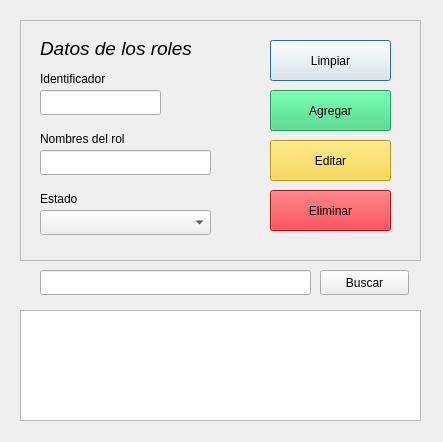
<?xml version="1.0" encoding="UTF-8"?>
<ui version="4.0">
 <class>Dialog</class>
 <widget class="QDialog" name="Dialog">
  <property name="geometry">
   <rect>
    <x>0</x>
    <y>0</y>
    <width>443</width>
    <height>442</height>
   </rect>
  </property>
  <property name="windowTitle">
   <string>Dialog</string>
  </property>
  <property name="autoFillBackground">
   <bool>false</bool>
  </property>
  <widget class="QFrame" name="frame">
   <property name="geometry">
    <rect>
     <x>20</x>
     <y>20</y>
     <width>401</width>
     <height>241</height>
    </rect>
   </property>
   <property name="frameShape">
    <enum>QFrame::StyledPanel</enum>
   </property>
   <property name="frameShadow">
    <enum>QFrame::Raised</enum>
   </property>
   <widget class="QPushButton" name="btn_limpiar">
    <property name="geometry">
     <rect>
      <x>250</x>
      <y>20</y>
      <width>121</width>
      <height>41</height>
     </rect>
    </property>
    <property name="text">
     <string>Limpiar</string>
    </property>
   </widget>
   <widget class="QPushButton" name="btn_agregar">
    <property name="geometry">
     <rect>
      <x>250</x>
      <y>70</y>
      <width>121</width>
      <height>41</height>
     </rect>
    </property>
    <property name="palette">
     <palette>
      <active>
       <colorrole role="WindowText">
        <brush brushstyle="SolidPattern">
         <color alpha="255">
          <red>255</red>
          <green>255</green>
          <blue>255</blue>
         </color>
        </brush>
       </colorrole>
       <colorrole role="Button">
        <brush brushstyle="SolidPattern">
         <color alpha="255">
          <red>51</red>
          <green>209</green>
          <blue>122</blue>
         </color>
        </brush>
       </colorrole>
       <colorrole role="Light">
        <brush brushstyle="SolidPattern">
         <color alpha="255">
          <red>121</red>
          <green>255</green>
          <blue>181</blue>
         </color>
        </brush>
       </colorrole>
       <colorrole role="Midlight">
        <brush brushstyle="SolidPattern">
         <color alpha="255">
          <red>86</red>
          <green>232</green>
          <blue>151</blue>
         </color>
        </brush>
       </colorrole>
       <colorrole role="Dark">
        <brush brushstyle="SolidPattern">
         <color alpha="255">
          <red>25</red>
          <green>104</green>
          <blue>61</blue>
         </color>
        </brush>
       </colorrole>
       <colorrole role="Mid">
        <brush brushstyle="SolidPattern">
         <color alpha="255">
          <red>34</red>
          <green>139</green>
          <blue>81</blue>
         </color>
        </brush>
       </colorrole>
       <colorrole role="Text">
        <brush brushstyle="SolidPattern">
         <color alpha="255">
          <red>0</red>
          <green>0</green>
          <blue>0</blue>
         </color>
        </brush>
       </colorrole>
       <colorrole role="BrightText">
        <brush brushstyle="SolidPattern">
         <color alpha="255">
          <red>255</red>
          <green>255</green>
          <blue>255</blue>
         </color>
        </brush>
       </colorrole>
       <colorrole role="ButtonText">
        <brush brushstyle="SolidPattern">
         <color alpha="255">
          <red>0</red>
          <green>0</green>
          <blue>0</blue>
         </color>
        </brush>
       </colorrole>
       <colorrole role="Base">
        <brush brushstyle="SolidPattern">
         <color alpha="255">
          <red>255</red>
          <green>255</green>
          <blue>255</blue>
         </color>
        </brush>
       </colorrole>
       <colorrole role="Window">
        <brush brushstyle="SolidPattern">
         <color alpha="255">
          <red>51</red>
          <green>209</green>
          <blue>122</blue>
         </color>
        </brush>
       </colorrole>
       <colorrole role="Shadow">
        <brush brushstyle="SolidPattern">
         <color alpha="255">
          <red>0</red>
          <green>0</green>
          <blue>0</blue>
         </color>
        </brush>
       </colorrole>
       <colorrole role="AlternateBase">
        <brush brushstyle="SolidPattern">
         <color alpha="255">
          <red>153</red>
          <green>232</green>
          <blue>188</blue>
         </color>
        </brush>
       </colorrole>
       <colorrole role="ToolTipBase">
        <brush brushstyle="SolidPattern">
         <color alpha="255">
          <red>255</red>
          <green>255</green>
          <blue>220</blue>
         </color>
        </brush>
       </colorrole>
       <colorrole role="ToolTipText">
        <brush brushstyle="SolidPattern">
         <color alpha="255">
          <red>0</red>
          <green>0</green>
          <blue>0</blue>
         </color>
        </brush>
       </colorrole>
       <colorrole role="PlaceholderText">
        <brush brushstyle="SolidPattern">
         <color alpha="128">
          <red>0</red>
          <green>0</green>
          <blue>0</blue>
         </color>
        </brush>
       </colorrole>
      </active>
      <inactive>
       <colorrole role="WindowText">
        <brush brushstyle="SolidPattern">
         <color alpha="255">
          <red>255</red>
          <green>255</green>
          <blue>255</blue>
         </color>
        </brush>
       </colorrole>
       <colorrole role="Button">
        <brush brushstyle="SolidPattern">
         <color alpha="255">
          <red>51</red>
          <green>209</green>
          <blue>122</blue>
         </color>
        </brush>
       </colorrole>
       <colorrole role="Light">
        <brush brushstyle="SolidPattern">
         <color alpha="255">
          <red>121</red>
          <green>255</green>
          <blue>181</blue>
         </color>
        </brush>
       </colorrole>
       <colorrole role="Midlight">
        <brush brushstyle="SolidPattern">
         <color alpha="255">
          <red>86</red>
          <green>232</green>
          <blue>151</blue>
         </color>
        </brush>
       </colorrole>
       <colorrole role="Dark">
        <brush brushstyle="SolidPattern">
         <color alpha="255">
          <red>25</red>
          <green>104</green>
          <blue>61</blue>
         </color>
        </brush>
       </colorrole>
       <colorrole role="Mid">
        <brush brushstyle="SolidPattern">
         <color alpha="255">
          <red>34</red>
          <green>139</green>
          <blue>81</blue>
         </color>
        </brush>
       </colorrole>
       <colorrole role="Text">
        <brush brushstyle="SolidPattern">
         <color alpha="255">
          <red>0</red>
          <green>0</green>
          <blue>0</blue>
         </color>
        </brush>
       </colorrole>
       <colorrole role="BrightText">
        <brush brushstyle="SolidPattern">
         <color alpha="255">
          <red>255</red>
          <green>255</green>
          <blue>255</blue>
         </color>
        </brush>
       </colorrole>
       <colorrole role="ButtonText">
        <brush brushstyle="SolidPattern">
         <color alpha="255">
          <red>0</red>
          <green>0</green>
          <blue>0</blue>
         </color>
        </brush>
       </colorrole>
       <colorrole role="Base">
        <brush brushstyle="SolidPattern">
         <color alpha="255">
          <red>255</red>
          <green>255</green>
          <blue>255</blue>
         </color>
        </brush>
       </colorrole>
       <colorrole role="Window">
        <brush brushstyle="SolidPattern">
         <color alpha="255">
          <red>51</red>
          <green>209</green>
          <blue>122</blue>
         </color>
        </brush>
       </colorrole>
       <colorrole role="Shadow">
        <brush brushstyle="SolidPattern">
         <color alpha="255">
          <red>0</red>
          <green>0</green>
          <blue>0</blue>
         </color>
        </brush>
       </colorrole>
       <colorrole role="AlternateBase">
        <brush brushstyle="SolidPattern">
         <color alpha="255">
          <red>153</red>
          <green>232</green>
          <blue>188</blue>
         </color>
        </brush>
       </colorrole>
       <colorrole role="ToolTipBase">
        <brush brushstyle="SolidPattern">
         <color alpha="255">
          <red>255</red>
          <green>255</green>
          <blue>220</blue>
         </color>
        </brush>
       </colorrole>
       <colorrole role="ToolTipText">
        <brush brushstyle="SolidPattern">
         <color alpha="255">
          <red>0</red>
          <green>0</green>
          <blue>0</blue>
         </color>
        </brush>
       </colorrole>
       <colorrole role="PlaceholderText">
        <brush brushstyle="SolidPattern">
         <color alpha="128">
          <red>0</red>
          <green>0</green>
          <blue>0</blue>
         </color>
        </brush>
       </colorrole>
      </inactive>
      <disabled>
       <colorrole role="WindowText">
        <brush brushstyle="SolidPattern">
         <color alpha="255">
          <red>25</red>
          <green>104</green>
          <blue>61</blue>
         </color>
        </brush>
       </colorrole>
       <colorrole role="Button">
        <brush brushstyle="SolidPattern">
         <color alpha="255">
          <red>51</red>
          <green>209</green>
          <blue>122</blue>
         </color>
        </brush>
       </colorrole>
       <colorrole role="Light">
        <brush brushstyle="SolidPattern">
         <color alpha="255">
          <red>121</red>
          <green>255</green>
          <blue>181</blue>
         </color>
        </brush>
       </colorrole>
       <colorrole role="Midlight">
        <brush brushstyle="SolidPattern">
         <color alpha="255">
          <red>86</red>
          <green>232</green>
          <blue>151</blue>
         </color>
        </brush>
       </colorrole>
       <colorrole role="Dark">
        <brush brushstyle="SolidPattern">
         <color alpha="255">
          <red>25</red>
          <green>104</green>
          <blue>61</blue>
         </color>
        </brush>
       </colorrole>
       <colorrole role="Mid">
        <brush brushstyle="SolidPattern">
         <color alpha="255">
          <red>34</red>
          <green>139</green>
          <blue>81</blue>
         </color>
        </brush>
       </colorrole>
       <colorrole role="Text">
        <brush brushstyle="SolidPattern">
         <color alpha="255">
          <red>25</red>
          <green>104</green>
          <blue>61</blue>
         </color>
        </brush>
       </colorrole>
       <colorrole role="BrightText">
        <brush brushstyle="SolidPattern">
         <color alpha="255">
          <red>255</red>
          <green>255</green>
          <blue>255</blue>
         </color>
        </brush>
       </colorrole>
       <colorrole role="ButtonText">
        <brush brushstyle="SolidPattern">
         <color alpha="255">
          <red>25</red>
          <green>104</green>
          <blue>61</blue>
         </color>
        </brush>
       </colorrole>
       <colorrole role="Base">
        <brush brushstyle="SolidPattern">
         <color alpha="255">
          <red>51</red>
          <green>209</green>
          <blue>122</blue>
         </color>
        </brush>
       </colorrole>
       <colorrole role="Window">
        <brush brushstyle="SolidPattern">
         <color alpha="255">
          <red>51</red>
          <green>209</green>
          <blue>122</blue>
         </color>
        </brush>
       </colorrole>
       <colorrole role="Shadow">
        <brush brushstyle="SolidPattern">
         <color alpha="255">
          <red>0</red>
          <green>0</green>
          <blue>0</blue>
         </color>
        </brush>
       </colorrole>
       <colorrole role="AlternateBase">
        <brush brushstyle="SolidPattern">
         <color alpha="255">
          <red>51</red>
          <green>209</green>
          <blue>122</blue>
         </color>
        </brush>
       </colorrole>
       <colorrole role="ToolTipBase">
        <brush brushstyle="SolidPattern">
         <color alpha="255">
          <red>255</red>
          <green>255</green>
          <blue>220</blue>
         </color>
        </brush>
       </colorrole>
       <colorrole role="ToolTipText">
        <brush brushstyle="SolidPattern">
         <color alpha="255">
          <red>0</red>
          <green>0</green>
          <blue>0</blue>
         </color>
        </brush>
       </colorrole>
       <colorrole role="PlaceholderText">
        <brush brushstyle="SolidPattern">
         <color alpha="128">
          <red>0</red>
          <green>0</green>
          <blue>0</blue>
         </color>
        </brush>
       </colorrole>
      </disabled>
     </palette>
    </property>
    <property name="autoFillBackground">
     <bool>false</bool>
    </property>
    <property name="text">
     <string>Agregar</string>
    </property>
   </widget>
   <widget class="QPushButton" name="btn_editar">
    <property name="geometry">
     <rect>
      <x>250</x>
      <y>120</y>
      <width>121</width>
      <height>41</height>
     </rect>
    </property>
    <property name="palette">
     <palette>
      <active>
       <colorrole role="WindowText">
        <brush brushstyle="SolidPattern">
         <color alpha="255">
          <red>0</red>
          <green>0</green>
          <blue>0</blue>
         </color>
        </brush>
       </colorrole>
       <colorrole role="Button">
        <brush brushstyle="SolidPattern">
         <color alpha="255">
          <red>246</red>
          <green>211</green>
          <blue>45</blue>
         </color>
        </brush>
       </colorrole>
       <colorrole role="Light">
        <brush brushstyle="SolidPattern">
         <color alpha="255">
          <red>255</red>
          <green>239</green>
          <blue>161</blue>
         </color>
        </brush>
       </colorrole>
       <colorrole role="Midlight">
        <brush brushstyle="SolidPattern">
         <color alpha="255">
          <red>250</red>
          <green>225</green>
          <blue>103</blue>
         </color>
        </brush>
       </colorrole>
       <colorrole role="Dark">
        <brush brushstyle="SolidPattern">
         <color alpha="255">
          <red>123</red>
          <green>105</green>
          <blue>22</blue>
         </color>
        </brush>
       </colorrole>
       <colorrole role="Mid">
        <brush brushstyle="SolidPattern">
         <color alpha="255">
          <red>164</red>
          <green>141</green>
          <blue>30</blue>
         </color>
        </brush>
       </colorrole>
       <colorrole role="Text">
        <brush brushstyle="SolidPattern">
         <color alpha="255">
          <red>0</red>
          <green>0</green>
          <blue>0</blue>
         </color>
        </brush>
       </colorrole>
       <colorrole role="BrightText">
        <brush brushstyle="SolidPattern">
         <color alpha="255">
          <red>255</red>
          <green>255</green>
          <blue>255</blue>
         </color>
        </brush>
       </colorrole>
       <colorrole role="ButtonText">
        <brush brushstyle="SolidPattern">
         <color alpha="255">
          <red>0</red>
          <green>0</green>
          <blue>0</blue>
         </color>
        </brush>
       </colorrole>
       <colorrole role="Base">
        <brush brushstyle="SolidPattern">
         <color alpha="255">
          <red>255</red>
          <green>255</green>
          <blue>255</blue>
         </color>
        </brush>
       </colorrole>
       <colorrole role="Window">
        <brush brushstyle="SolidPattern">
         <color alpha="255">
          <red>246</red>
          <green>211</green>
          <blue>45</blue>
         </color>
        </brush>
       </colorrole>
       <colorrole role="Shadow">
        <brush brushstyle="SolidPattern">
         <color alpha="255">
          <red>0</red>
          <green>0</green>
          <blue>0</blue>
         </color>
        </brush>
       </colorrole>
       <colorrole role="AlternateBase">
        <brush brushstyle="SolidPattern">
         <color alpha="255">
          <red>250</red>
          <green>233</green>
          <blue>150</blue>
         </color>
        </brush>
       </colorrole>
       <colorrole role="ToolTipBase">
        <brush brushstyle="SolidPattern">
         <color alpha="255">
          <red>255</red>
          <green>255</green>
          <blue>220</blue>
         </color>
        </brush>
       </colorrole>
       <colorrole role="ToolTipText">
        <brush brushstyle="SolidPattern">
         <color alpha="255">
          <red>0</red>
          <green>0</green>
          <blue>0</blue>
         </color>
        </brush>
       </colorrole>
       <colorrole role="PlaceholderText">
        <brush brushstyle="SolidPattern">
         <color alpha="128">
          <red>0</red>
          <green>0</green>
          <blue>0</blue>
         </color>
        </brush>
       </colorrole>
      </active>
      <inactive>
       <colorrole role="WindowText">
        <brush brushstyle="SolidPattern">
         <color alpha="255">
          <red>0</red>
          <green>0</green>
          <blue>0</blue>
         </color>
        </brush>
       </colorrole>
       <colorrole role="Button">
        <brush brushstyle="SolidPattern">
         <color alpha="255">
          <red>246</red>
          <green>211</green>
          <blue>45</blue>
         </color>
        </brush>
       </colorrole>
       <colorrole role="Light">
        <brush brushstyle="SolidPattern">
         <color alpha="255">
          <red>255</red>
          <green>239</green>
          <blue>161</blue>
         </color>
        </brush>
       </colorrole>
       <colorrole role="Midlight">
        <brush brushstyle="SolidPattern">
         <color alpha="255">
          <red>250</red>
          <green>225</green>
          <blue>103</blue>
         </color>
        </brush>
       </colorrole>
       <colorrole role="Dark">
        <brush brushstyle="SolidPattern">
         <color alpha="255">
          <red>123</red>
          <green>105</green>
          <blue>22</blue>
         </color>
        </brush>
       </colorrole>
       <colorrole role="Mid">
        <brush brushstyle="SolidPattern">
         <color alpha="255">
          <red>164</red>
          <green>141</green>
          <blue>30</blue>
         </color>
        </brush>
       </colorrole>
       <colorrole role="Text">
        <brush brushstyle="SolidPattern">
         <color alpha="255">
          <red>0</red>
          <green>0</green>
          <blue>0</blue>
         </color>
        </brush>
       </colorrole>
       <colorrole role="BrightText">
        <brush brushstyle="SolidPattern">
         <color alpha="255">
          <red>255</red>
          <green>255</green>
          <blue>255</blue>
         </color>
        </brush>
       </colorrole>
       <colorrole role="ButtonText">
        <brush brushstyle="SolidPattern">
         <color alpha="255">
          <red>0</red>
          <green>0</green>
          <blue>0</blue>
         </color>
        </brush>
       </colorrole>
       <colorrole role="Base">
        <brush brushstyle="SolidPattern">
         <color alpha="255">
          <red>255</red>
          <green>255</green>
          <blue>255</blue>
         </color>
        </brush>
       </colorrole>
       <colorrole role="Window">
        <brush brushstyle="SolidPattern">
         <color alpha="255">
          <red>246</red>
          <green>211</green>
          <blue>45</blue>
         </color>
        </brush>
       </colorrole>
       <colorrole role="Shadow">
        <brush brushstyle="SolidPattern">
         <color alpha="255">
          <red>0</red>
          <green>0</green>
          <blue>0</blue>
         </color>
        </brush>
       </colorrole>
       <colorrole role="AlternateBase">
        <brush brushstyle="SolidPattern">
         <color alpha="255">
          <red>250</red>
          <green>233</green>
          <blue>150</blue>
         </color>
        </brush>
       </colorrole>
       <colorrole role="ToolTipBase">
        <brush brushstyle="SolidPattern">
         <color alpha="255">
          <red>255</red>
          <green>255</green>
          <blue>220</blue>
         </color>
        </brush>
       </colorrole>
       <colorrole role="ToolTipText">
        <brush brushstyle="SolidPattern">
         <color alpha="255">
          <red>0</red>
          <green>0</green>
          <blue>0</blue>
         </color>
        </brush>
       </colorrole>
       <colorrole role="PlaceholderText">
        <brush brushstyle="SolidPattern">
         <color alpha="128">
          <red>0</red>
          <green>0</green>
          <blue>0</blue>
         </color>
        </brush>
       </colorrole>
      </inactive>
      <disabled>
       <colorrole role="WindowText">
        <brush brushstyle="SolidPattern">
         <color alpha="255">
          <red>123</red>
          <green>105</green>
          <blue>22</blue>
         </color>
        </brush>
       </colorrole>
       <colorrole role="Button">
        <brush brushstyle="SolidPattern">
         <color alpha="255">
          <red>246</red>
          <green>211</green>
          <blue>45</blue>
         </color>
        </brush>
       </colorrole>
       <colorrole role="Light">
        <brush brushstyle="SolidPattern">
         <color alpha="255">
          <red>255</red>
          <green>239</green>
          <blue>161</blue>
         </color>
        </brush>
       </colorrole>
       <colorrole role="Midlight">
        <brush brushstyle="SolidPattern">
         <color alpha="255">
          <red>250</red>
          <green>225</green>
          <blue>103</blue>
         </color>
        </brush>
       </colorrole>
       <colorrole role="Dark">
        <brush brushstyle="SolidPattern">
         <color alpha="255">
          <red>123</red>
          <green>105</green>
          <blue>22</blue>
         </color>
        </brush>
       </colorrole>
       <colorrole role="Mid">
        <brush brushstyle="SolidPattern">
         <color alpha="255">
          <red>164</red>
          <green>141</green>
          <blue>30</blue>
         </color>
        </brush>
       </colorrole>
       <colorrole role="Text">
        <brush brushstyle="SolidPattern">
         <color alpha="255">
          <red>123</red>
          <green>105</green>
          <blue>22</blue>
         </color>
        </brush>
       </colorrole>
       <colorrole role="BrightText">
        <brush brushstyle="SolidPattern">
         <color alpha="255">
          <red>255</red>
          <green>255</green>
          <blue>255</blue>
         </color>
        </brush>
       </colorrole>
       <colorrole role="ButtonText">
        <brush brushstyle="SolidPattern">
         <color alpha="255">
          <red>123</red>
          <green>105</green>
          <blue>22</blue>
         </color>
        </brush>
       </colorrole>
       <colorrole role="Base">
        <brush brushstyle="SolidPattern">
         <color alpha="255">
          <red>246</red>
          <green>211</green>
          <blue>45</blue>
         </color>
        </brush>
       </colorrole>
       <colorrole role="Window">
        <brush brushstyle="SolidPattern">
         <color alpha="255">
          <red>246</red>
          <green>211</green>
          <blue>45</blue>
         </color>
        </brush>
       </colorrole>
       <colorrole role="Shadow">
        <brush brushstyle="SolidPattern">
         <color alpha="255">
          <red>0</red>
          <green>0</green>
          <blue>0</blue>
         </color>
        </brush>
       </colorrole>
       <colorrole role="AlternateBase">
        <brush brushstyle="SolidPattern">
         <color alpha="255">
          <red>246</red>
          <green>211</green>
          <blue>45</blue>
         </color>
        </brush>
       </colorrole>
       <colorrole role="ToolTipBase">
        <brush brushstyle="SolidPattern">
         <color alpha="255">
          <red>255</red>
          <green>255</green>
          <blue>220</blue>
         </color>
        </brush>
       </colorrole>
       <colorrole role="ToolTipText">
        <brush brushstyle="SolidPattern">
         <color alpha="255">
          <red>0</red>
          <green>0</green>
          <blue>0</blue>
         </color>
        </brush>
       </colorrole>
       <colorrole role="PlaceholderText">
        <brush brushstyle="SolidPattern">
         <color alpha="128">
          <red>0</red>
          <green>0</green>
          <blue>0</blue>
         </color>
        </brush>
       </colorrole>
      </disabled>
     </palette>
    </property>
    <property name="text">
     <string>Editar</string>
    </property>
   </widget>
   <widget class="QPushButton" name="btn_eliminar">
    <property name="geometry">
     <rect>
      <x>250</x>
      <y>170</y>
      <width>121</width>
      <height>41</height>
     </rect>
    </property>
    <property name="palette">
     <palette>
      <active>
       <colorrole role="WindowText">
        <brush brushstyle="SolidPattern">
         <color alpha="255">
          <red>0</red>
          <green>0</green>
          <blue>0</blue>
         </color>
        </brush>
       </colorrole>
       <colorrole role="Button">
        <brush brushstyle="SolidPattern">
         <color alpha="255">
          <red>224</red>
          <green>27</green>
          <blue>36</blue>
         </color>
        </brush>
       </colorrole>
       <colorrole role="Light">
        <brush brushstyle="SolidPattern">
         <color alpha="255">
          <red>255</red>
          <green>112</green>
          <blue>118</blue>
         </color>
        </brush>
       </colorrole>
       <colorrole role="Midlight">
        <brush brushstyle="SolidPattern">
         <color alpha="255">
          <red>239</red>
          <green>69</green>
          <blue>77</blue>
         </color>
        </brush>
       </colorrole>
       <colorrole role="Dark">
        <brush brushstyle="SolidPattern">
         <color alpha="255">
          <red>112</red>
          <green>13</green>
          <blue>18</blue>
         </color>
        </brush>
       </colorrole>
       <colorrole role="Mid">
        <brush brushstyle="SolidPattern">
         <color alpha="255">
          <red>149</red>
          <green>18</green>
          <blue>24</blue>
         </color>
        </brush>
       </colorrole>
       <colorrole role="Text">
        <brush brushstyle="SolidPattern">
         <color alpha="255">
          <red>0</red>
          <green>0</green>
          <blue>0</blue>
         </color>
        </brush>
       </colorrole>
       <colorrole role="BrightText">
        <brush brushstyle="SolidPattern">
         <color alpha="255">
          <red>255</red>
          <green>255</green>
          <blue>255</blue>
         </color>
        </brush>
       </colorrole>
       <colorrole role="ButtonText">
        <brush brushstyle="SolidPattern">
         <color alpha="255">
          <red>0</red>
          <green>0</green>
          <blue>0</blue>
         </color>
        </brush>
       </colorrole>
       <colorrole role="Base">
        <brush brushstyle="SolidPattern">
         <color alpha="255">
          <red>255</red>
          <green>255</green>
          <blue>255</blue>
         </color>
        </brush>
       </colorrole>
       <colorrole role="Window">
        <brush brushstyle="SolidPattern">
         <color alpha="255">
          <red>224</red>
          <green>27</green>
          <blue>36</blue>
         </color>
        </brush>
       </colorrole>
       <colorrole role="Shadow">
        <brush brushstyle="SolidPattern">
         <color alpha="255">
          <red>0</red>
          <green>0</green>
          <blue>0</blue>
         </color>
        </brush>
       </colorrole>
       <colorrole role="AlternateBase">
        <brush brushstyle="SolidPattern">
         <color alpha="255">
          <red>239</red>
          <green>141</green>
          <blue>145</blue>
         </color>
        </brush>
       </colorrole>
       <colorrole role="ToolTipBase">
        <brush brushstyle="SolidPattern">
         <color alpha="255">
          <red>255</red>
          <green>255</green>
          <blue>220</blue>
         </color>
        </brush>
       </colorrole>
       <colorrole role="ToolTipText">
        <brush brushstyle="SolidPattern">
         <color alpha="255">
          <red>0</red>
          <green>0</green>
          <blue>0</blue>
         </color>
        </brush>
       </colorrole>
       <colorrole role="PlaceholderText">
        <brush brushstyle="SolidPattern">
         <color alpha="128">
          <red>0</red>
          <green>0</green>
          <blue>0</blue>
         </color>
        </brush>
       </colorrole>
      </active>
      <inactive>
       <colorrole role="WindowText">
        <brush brushstyle="SolidPattern">
         <color alpha="255">
          <red>0</red>
          <green>0</green>
          <blue>0</blue>
         </color>
        </brush>
       </colorrole>
       <colorrole role="Button">
        <brush brushstyle="SolidPattern">
         <color alpha="255">
          <red>224</red>
          <green>27</green>
          <blue>36</blue>
         </color>
        </brush>
       </colorrole>
       <colorrole role="Light">
        <brush brushstyle="SolidPattern">
         <color alpha="255">
          <red>255</red>
          <green>112</green>
          <blue>118</blue>
         </color>
        </brush>
       </colorrole>
       <colorrole role="Midlight">
        <brush brushstyle="SolidPattern">
         <color alpha="255">
          <red>239</red>
          <green>69</green>
          <blue>77</blue>
         </color>
        </brush>
       </colorrole>
       <colorrole role="Dark">
        <brush brushstyle="SolidPattern">
         <color alpha="255">
          <red>112</red>
          <green>13</green>
          <blue>18</blue>
         </color>
        </brush>
       </colorrole>
       <colorrole role="Mid">
        <brush brushstyle="SolidPattern">
         <color alpha="255">
          <red>149</red>
          <green>18</green>
          <blue>24</blue>
         </color>
        </brush>
       </colorrole>
       <colorrole role="Text">
        <brush brushstyle="SolidPattern">
         <color alpha="255">
          <red>0</red>
          <green>0</green>
          <blue>0</blue>
         </color>
        </brush>
       </colorrole>
       <colorrole role="BrightText">
        <brush brushstyle="SolidPattern">
         <color alpha="255">
          <red>255</red>
          <green>255</green>
          <blue>255</blue>
         </color>
        </brush>
       </colorrole>
       <colorrole role="ButtonText">
        <brush brushstyle="SolidPattern">
         <color alpha="255">
          <red>0</red>
          <green>0</green>
          <blue>0</blue>
         </color>
        </brush>
       </colorrole>
       <colorrole role="Base">
        <brush brushstyle="SolidPattern">
         <color alpha="255">
          <red>255</red>
          <green>255</green>
          <blue>255</blue>
         </color>
        </brush>
       </colorrole>
       <colorrole role="Window">
        <brush brushstyle="SolidPattern">
         <color alpha="255">
          <red>224</red>
          <green>27</green>
          <blue>36</blue>
         </color>
        </brush>
       </colorrole>
       <colorrole role="Shadow">
        <brush brushstyle="SolidPattern">
         <color alpha="255">
          <red>0</red>
          <green>0</green>
          <blue>0</blue>
         </color>
        </brush>
       </colorrole>
       <colorrole role="AlternateBase">
        <brush brushstyle="SolidPattern">
         <color alpha="255">
          <red>239</red>
          <green>141</green>
          <blue>145</blue>
         </color>
        </brush>
       </colorrole>
       <colorrole role="ToolTipBase">
        <brush brushstyle="SolidPattern">
         <color alpha="255">
          <red>255</red>
          <green>255</green>
          <blue>220</blue>
         </color>
        </brush>
       </colorrole>
       <colorrole role="ToolTipText">
        <brush brushstyle="SolidPattern">
         <color alpha="255">
          <red>0</red>
          <green>0</green>
          <blue>0</blue>
         </color>
        </brush>
       </colorrole>
       <colorrole role="PlaceholderText">
        <brush brushstyle="SolidPattern">
         <color alpha="128">
          <red>0</red>
          <green>0</green>
          <blue>0</blue>
         </color>
        </brush>
       </colorrole>
      </inactive>
      <disabled>
       <colorrole role="WindowText">
        <brush brushstyle="SolidPattern">
         <color alpha="255">
          <red>112</red>
          <green>13</green>
          <blue>18</blue>
         </color>
        </brush>
       </colorrole>
       <colorrole role="Button">
        <brush brushstyle="SolidPattern">
         <color alpha="255">
          <red>224</red>
          <green>27</green>
          <blue>36</blue>
         </color>
        </brush>
       </colorrole>
       <colorrole role="Light">
        <brush brushstyle="SolidPattern">
         <color alpha="255">
          <red>255</red>
          <green>112</green>
          <blue>118</blue>
         </color>
        </brush>
       </colorrole>
       <colorrole role="Midlight">
        <brush brushstyle="SolidPattern">
         <color alpha="255">
          <red>239</red>
          <green>69</green>
          <blue>77</blue>
         </color>
        </brush>
       </colorrole>
       <colorrole role="Dark">
        <brush brushstyle="SolidPattern">
         <color alpha="255">
          <red>112</red>
          <green>13</green>
          <blue>18</blue>
         </color>
        </brush>
       </colorrole>
       <colorrole role="Mid">
        <brush brushstyle="SolidPattern">
         <color alpha="255">
          <red>149</red>
          <green>18</green>
          <blue>24</blue>
         </color>
        </brush>
       </colorrole>
       <colorrole role="Text">
        <brush brushstyle="SolidPattern">
         <color alpha="255">
          <red>112</red>
          <green>13</green>
          <blue>18</blue>
         </color>
        </brush>
       </colorrole>
       <colorrole role="BrightText">
        <brush brushstyle="SolidPattern">
         <color alpha="255">
          <red>255</red>
          <green>255</green>
          <blue>255</blue>
         </color>
        </brush>
       </colorrole>
       <colorrole role="ButtonText">
        <brush brushstyle="SolidPattern">
         <color alpha="255">
          <red>112</red>
          <green>13</green>
          <blue>18</blue>
         </color>
        </brush>
       </colorrole>
       <colorrole role="Base">
        <brush brushstyle="SolidPattern">
         <color alpha="255">
          <red>224</red>
          <green>27</green>
          <blue>36</blue>
         </color>
        </brush>
       </colorrole>
       <colorrole role="Window">
        <brush brushstyle="SolidPattern">
         <color alpha="255">
          <red>224</red>
          <green>27</green>
          <blue>36</blue>
         </color>
        </brush>
       </colorrole>
       <colorrole role="Shadow">
        <brush brushstyle="SolidPattern">
         <color alpha="255">
          <red>0</red>
          <green>0</green>
          <blue>0</blue>
         </color>
        </brush>
       </colorrole>
       <colorrole role="AlternateBase">
        <brush brushstyle="SolidPattern">
         <color alpha="255">
          <red>224</red>
          <green>27</green>
          <blue>36</blue>
         </color>
        </brush>
       </colorrole>
       <colorrole role="ToolTipBase">
        <brush brushstyle="SolidPattern">
         <color alpha="255">
          <red>255</red>
          <green>255</green>
          <blue>220</blue>
         </color>
        </brush>
       </colorrole>
       <colorrole role="ToolTipText">
        <brush brushstyle="SolidPattern">
         <color alpha="255">
          <red>0</red>
          <green>0</green>
          <blue>0</blue>
         </color>
        </brush>
       </colorrole>
       <colorrole role="PlaceholderText">
        <brush brushstyle="SolidPattern">
         <color alpha="128">
          <red>0</red>
          <green>0</green>
          <blue>0</blue>
         </color>
        </brush>
       </colorrole>
      </disabled>
     </palette>
    </property>
    <property name="text">
     <string>Eliminar</string>
    </property>
   </widget>
   <widget class="QLabel" name="lbl_titulo">
    <property name="geometry">
     <rect>
      <x>20</x>
      <y>20</y>
      <width>151</width>
      <height>17</height>
     </rect>
    </property>
    <property name="font">
     <font>
      <pointsize>14</pointsize>
      <italic>true</italic>
     </font>
    </property>
    <property name="text">
     <string>Datos de los roles</string>
    </property>
   </widget>
   <widget class="QLabel" name="lbl_identificador">
    <property name="geometry">
     <rect>
      <x>20</x>
      <y>50</y>
      <width>91</width>
      <height>17</height>
     </rect>
    </property>
    <property name="text">
     <string>Identificador</string>
    </property>
   </widget>
   <widget class="QLineEdit" name="le_identificador">
    <property name="geometry">
     <rect>
      <x>20</x>
      <y>70</y>
      <width>121</width>
      <height>25</height>
     </rect>
    </property>
   </widget>
   <widget class="QLabel" name="lbl_nombreRol">
    <property name="geometry">
     <rect>
      <x>20</x>
      <y>110</y>
      <width>111</width>
      <height>17</height>
     </rect>
    </property>
    <property name="text">
     <string>Nombres del rol</string>
    </property>
   </widget>
   <widget class="QLineEdit" name="le_nombreRol">
    <property name="geometry">
     <rect>
      <x>20</x>
      <y>130</y>
      <width>171</width>
      <height>25</height>
     </rect>
    </property>
   </widget>
   <widget class="QLabel" name="lbl_estado">
    <property name="geometry">
     <rect>
      <x>20</x>
      <y>170</y>
      <width>91</width>
      <height>17</height>
     </rect>
    </property>
    <property name="text">
     <string>Estado</string>
    </property>
   </widget>
   <widget class="QComboBox" name="cb_estado">
    <property name="geometry">
     <rect>
      <x>20</x>
      <y>190</y>
      <width>171</width>
      <height>25</height>
     </rect>
    </property>
   </widget>
  </widget>
  <widget class="QTableView" name="tbw_registrosUsuarios">
   <property name="geometry">
    <rect>
     <x>20</x>
     <y>310</y>
     <width>401</width>
     <height>111</height>
    </rect>
   </property>
  </widget>
  <widget class="QLineEdit" name="le_buscar">
   <property name="geometry">
    <rect>
     <x>40</x>
     <y>270</y>
     <width>271</width>
     <height>25</height>
    </rect>
   </property>
   <property name="text">
    <string/>
   </property>
  </widget>
  <widget class="QPushButton" name="btn_buscar">
   <property name="geometry">
    <rect>
     <x>320</x>
     <y>270</y>
     <width>89</width>
     <height>25</height>
    </rect>
   </property>
   <property name="text">
    <string>Buscar</string>
   </property>
  </widget>
 </widget>
 <resources/>
 <connections/>
</ui>
